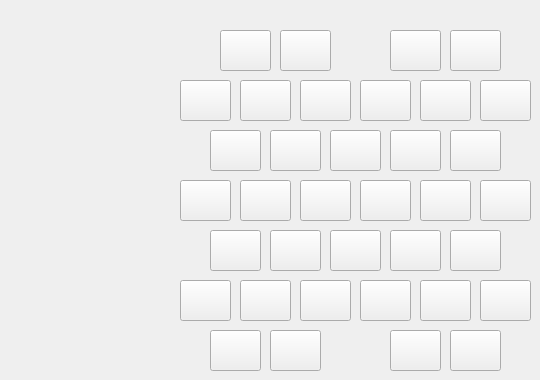
            <widget class="QWidget" name="Position1">
             <property name="styleSheet">
              <string notr="true"/>
             </property>
             <attribute name="title">
              <string/>
             </attribute>
             <widget class="QPushButton" name="Act7_2">
              <property name="geometry">
               <rect>
                <x>300</x>
                <y>80</y>
                <width>51</width>
                <height>41</height>
               </rect>
              </property>
              <property name="text">
               <string/>
              </property>
              <property name="checkable">
               <bool>true</bool>
              </property>
             </widget>
             <widget class="QPushButton" name="Act8_2">
              <property name="geometry">
               <rect>
                <x>360</x>
                <y>80</y>
                <width>51</width>
                <height>41</height>
               </rect>
              </property>
              <property name="text">
               <string/>
              </property>
              <property name="checkable">
               <bool>true</bool>
              </property>
             </widget>
             <widget class="QPushButton" name="Act33_2">
              <property name="geometry">
               <rect>
                <x>210</x>
                <y>330</y>
                <width>51</width>
                <height>41</height>
               </rect>
              </property>
              <property name="text">
               <string/>
              </property>
              <property name="checkable">
               <bool>true</bool>
              </property>
             </widget>
             <widget class="QPushButton" name="Act1_2">
              <property name="geometry">
               <rect>
                <x>220</x>
                <y>30</y>
                <width>51</width>
                <height>41</height>
               </rect>
              </property>
              <property name="text">
               <string/>
              </property>
              <property name="checkable">
               <bool>true</bool>
              </property>
             </widget>
             <widget class="QPushButton" name="Act6_2">
              <property name="geometry">
               <rect>
                <x>240</x>
                <y>80</y>
                <width>51</width>
                <height>41</height>
               </rect>
              </property>
              <property name="text">
               <string/>
              </property>
              <property name="checkable">
               <bool>true</bool>
              </property>
             </widget>
             <widget class="QPushButton" name="Act27_2">
              <property name="geometry">
               <rect>
                <x>180</x>
                <y>280</y>
                <width>51</width>
                <height>41</height>
               </rect>
              </property>
              <property name="text">
               <string/>
              </property>
              <property name="checkable">
               <bool>true</bool>
              </property>
             </widget>
             <widget class="QPushButton" name="Act28_2">
              <property name="geometry">
               <rect>
                <x>240</x>
                <y>280</y>
                <width>51</width>
                <height>41</height>
               </rect>
              </property>
              <property name="text">
               <string/>
              </property>
              <property name="checkable">
               <bool>true</bool>
              </property>
             </widget>
             <widget class="QPushButton" name="Act5_2">
              <property name="geometry">
               <rect>
                <x>180</x>
                <y>80</y>
                <width>51</width>
                <height>41</height>
               </rect>
              </property>
              <property name="text">
               <string/>
              </property>
              <property name="checkable">
               <bool>true</bool>
              </property>
             </widget>
             <widget class="QPushButton" name="Act34_2">
              <property name="geometry">
               <rect>
                <x>270</x>
                <y>330</y>
                <width>51</width>
                <height>41</height>
               </rect>
              </property>
              <property name="text">
               <string/>
              </property>
              <property name="checkable">
               <bool>true</bool>
              </property>
             </widget>
             <widget class="QPushButton" name="Act18_2">
              <property name="geometry">
               <rect>
                <x>300</x>
                <y>180</y>
                <width>51</width>
                <height>41</height>
               </rect>
              </property>
              <property name="text">
               <string/>
              </property>
              <property name="checkable">
               <bool>true</bool>
              </property>
             </widget>
             <widget class="QPushButton" name="Act15_2">
              <property name="geometry">
               <rect>
                <x>450</x>
                <y>130</y>
                <width>51</width>
                <height>41</height>
               </rect>
              </property>
              <property name="text">
               <string/>
              </property>
              <property name="checkable">
               <bool>true</bool>
              </property>
             </widget>
             <widget class="QPushButton" name="Act20_2">
              <property name="geometry">
               <rect>
                <x>420</x>
                <y>180</y>
                <width>51</width>
                <height>41</height>
               </rect>
              </property>
              <property name="text">
               <string/>
              </property>
              <property name="checkable">
               <bool>true</bool>
              </property>
             </widget>
             <widget class="QPushButton" name="Act32_2">
              <property name="geometry">
               <rect>
                <x>480</x>
                <y>280</y>
                <width>51</width>
                <height>41</height>
               </rect>
              </property>
              <property name="text">
               <string/>
              </property>
              <property name="checkable">
               <bool>true</bool>
              </property>
             </widget>
             <widget class="QPushButton" name="Act2_2">
              <property name="geometry">
               <rect>
                <x>280</x>
                <y>30</y>
                <width>51</width>
                <height>41</height>
               </rect>
              </property>
              <property name="text">
               <string/>
              </property>
              <property name="checkable">
               <bool>true</bool>
              </property>
             </widget>
             <widget class="QPushButton" name="Act29_2">
              <property name="geometry">
               <rect>
                <x>300</x>
                <y>280</y>
                <width>51</width>
                <height>41</height>
               </rect>
              </property>
              <property name="text">
               <string/>
              </property>
              <property name="checkable">
               <bool>true</bool>
              </property>
             </widget>
             <widget class="QPushButton" name="Act16_2">
              <property name="geometry">
               <rect>
                <x>180</x>
                <y>180</y>
                <width>51</width>
                <height>41</height>
               </rect>
              </property>
              <property name="text">
               <string/>
              </property>
              <property name="checkable">
               <bool>true</bool>
              </property>
             </widget>
             <widget class="QPushButton" name="Act30_2">
              <property name="geometry">
               <rect>
                <x>360</x>
                <y>280</y>
                <width>51</width>
                <height>41</height>
               </rect>
              </property>
              <property name="text">
               <string/>
              </property>
              <property name="checkable">
               <bool>true</bool>
              </property>
             </widget>
             <widget class="QPushButton" name="Act31_2">
              <property name="geometry">
               <rect>
                <x>420</x>
                <y>280</y>
                <width>51</width>
                <height>41</height>
               </rect>
              </property>
              <property name="text">
               <string/>
              </property>
              <property name="checkable">
               <bool>true</bool>
              </property>
             </widget>
             <widget class="QPushButton" name="Act35_2">
              <property name="geometry">
               <rect>
                <x>390</x>
                <y>330</y>
                <width>51</width>
                <height>41</height>
               </rect>
              </property>
              <property name="text">
               <string/>
              </property>
              <property name="checkable">
               <bool>true</bool>
              </property>
             </widget>
             <widget class="QPushButton" name="Act24_2">
              <property name="geometry">
               <rect>
                <x>330</x>
                <y>230</y>
                <width>51</width>
                <height>41</height>
               </rect>
              </property>
              <property name="text">
               <string/>
              </property>
              <property name="checkable">
               <bool>true</bool>
              </property>
             </widget>
             <widget class="QPushButton" name="Act3_2">
              <property name="geometry">
               <rect>
                <x>390</x>
                <y>30</y>
                <width>51</width>
                <height>41</height>
               </rect>
              </property>
              <property name="text">
               <string/>
              </property>
              <property name="checkable">
               <bool>true</bool>
              </property>
             </widget>
             <widget class="QPushButton" name="Act14_2">
              <property name="geometry">
               <rect>
                <x>390</x>
                <y>130</y>
                <width>51</width>
                <height>41</height>
               </rect>
              </property>
              <property name="text">
               <string/>
              </property>
              <property name="checkable">
               <bool>true</bool>
              </property>
             </widget>
             <widget class="QPushButton" name="Act25_2">
              <property name="geometry">
               <rect>
                <x>390</x>
                <y>230</y>
                <width>51</width>
                <height>41</height>
               </rect>
              </property>
              <property name="text">
               <string/>
              </property>
              <property name="checkable">
               <bool>true</bool>
              </property>
             </widget>
             <widget class="QPushButton" name="Act10_2">
              <property name="geometry">
               <rect>
                <x>480</x>
                <y>80</y>
                <width>51</width>
                <height>41</height>
               </rect>
              </property>
              <property name="text">
               <string/>
              </property>
              <property name="checkable">
               <bool>true</bool>
              </property>
             </widget>
             <widget class="QPushButton" name="Act21_2">
              <property name="geometry">
               <rect>
                <x>480</x>
                <y>180</y>
                <width>51</width>
                <height>41</height>
               </rect>
              </property>
              <property name="text">
               <string/>
              </property>
              <property name="checkable">
               <bool>true</bool>
              </property>
             </widget>
             <widget class="QPushButton" name="Act23_2">
              <property name="geometry">
               <rect>
                <x>270</x>
                <y>230</y>
                <width>51</width>
                <height>41</height>
               </rect>
              </property>
              <property name="text">
               <string/>
              </property>
              <property name="checkable">
               <bool>true</bool>
              </property>
             </widget>
             <widget class="QPushButton" name="Act19_2">
              <property name="geometry">
               <rect>
                <x>360</x>
                <y>180</y>
                <width>51</width>
                <height>41</height>
               </rect>
              </property>
              <property name="text">
               <string/>
              </property>
              <property name="checkable">
               <bool>true</bool>
              </property>
             </widget>
             <widget class="QPushButton" name="Act4_2">
              <property name="geometry">
               <rect>
                <x>450</x>
                <y>30</y>
                <width>51</width>
                <height>41</height>
               </rect>
              </property>
              <property name="text">
               <string/>
              </property>
              <property name="checkable">
               <bool>true</bool>
              </property>
             </widget>
             <widget class="QPushButton" name="Act26_2">
              <property name="geometry">
               <rect>
                <x>450</x>
                <y>230</y>
                <width>51</width>
                <height>41</height>
               </rect>
              </property>
              <property name="text">
               <string/>
              </property>
              <property name="checkable">
               <bool>true</bool>
              </property>
             </widget>
             <widget class="QPushButton" name="Act36_2">
              <property name="geometry">
               <rect>
                <x>450</x>
                <y>330</y>
                <width>51</width>
                <height>41</height>
               </rect>
              </property>
              <property name="text">
               <string/>
              </property>
              <property name="checkable">
               <bool>true</bool>
              </property>
             </widget>
             <widget class="QPushButton" name="Act11_2">
              <property name="geometry">
               <rect>
                <x>210</x>
                <y>130</y>
                <width>51</width>
                <height>41</height>
               </rect>
              </property>
              <property name="text">
               <string/>
              </property>
              <property name="checkable">
               <bool>true</bool>
              </property>
             </widget>
             <widget class="QPushButton" name="Act17_2">
              <property name="geometry">
               <rect>
                <x>240</x>
                <y>180</y>
                <width>51</width>
                <height>41</height>
               </rect>
              </property>
              <property name="text">
               <string/>
              </property>
              <property name="checkable">
               <bool>true</bool>
              </property>
             </widget>
             <widget class="QPushButton" name="Act9_2">
              <property name="geometry">
               <rect>
                <x>420</x>
                <y>80</y>
                <width>51</width>
                <height>41</height>
               </rect>
              </property>
              <property name="text">
               <string/>
              </property>
              <property name="checkable">
               <bool>true</bool>
              </property>
             </widget>
             <widget class="QPushButton" name="Act13_2">
              <property name="geometry">
               <rect>
                <x>330</x>
                <y>130</y>
                <width>51</width>
                <height>41</height>
               </rect>
              </property>
              <property name="text">
               <string/>
              </property>
              <property name="checkable">
               <bool>true</bool>
              </property>
             </widget>
             <widget class="QPushButton" name="Act12_2">
              <property name="geometry">
               <rect>
                <x>270</x>
                <y>130</y>
                <width>51</width>
                <height>41</height>
               </rect>
              </property>
              <property name="text">
               <string/>
              </property>
              <property name="checkable">
               <bool>true</bool>
              </property>
              <property name="checked">
               <bool>false</bool>
              </property>
             </widget>
             <widget class="QPushButton" name="Act22_2">
              <property name="geometry">
               <rect>
                <x>210</x>
                <y>230</y>
                <width>51</width>
                <height>41</height>
               </rect>
              </property>
              <property name="text">
               <string/>
              </property>
              <property name="checkable">
               <bool>true</bool>
              </property>
             </widget>
            </widget>
